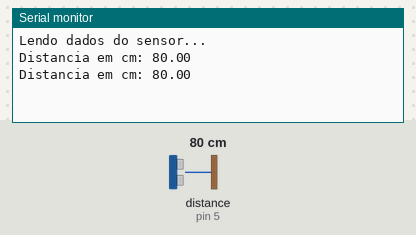
The sketch below on a simulated Arduino Uno, built with avr-gcc and run on an emulated ATmega328P. On the bench: the last lines printed to the serial monitor. The test bench sets the inputs (shaded band); at power-on: distance to the obstacle (sensor on pin 5) 80 cm. The echo pulse lasts 58.3 µs per cm.

Above: at 1.8 s.
1.9 s: distance to the obstacle (sensor on pin 5) set to 2 cm
At 2.8 s:
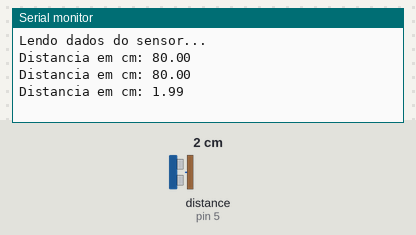
3.4 s: distance to the obstacle (sensor on pin 5) set to 4 cm
At 4.5 s:
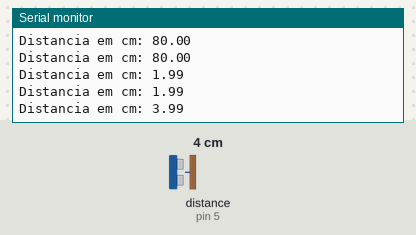
Timing chart, 0 to 6.4 s (numbered marks = the images above; inputs shaded):
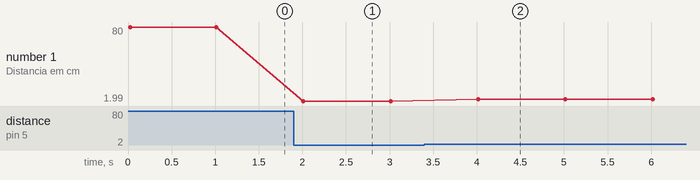

The sketch:

hcsr04_arduino.ino
```cpp
#include <Ultrasonic.h>
#define trigger 4 // Define o pino trigger para sinal enviado
#define echo 5 // Define o pino Echo para sinal de retorno
Ultrasonic ultrasonic(trigger, echo); // Inicializa o sensor nos pinos trigger e echo
void setup() {
  Serial.begin(9600); // Comunicação Serial
  Serial.println("Lendo dados do sensor..."); // Imprime no monitor Serial
}

void loop() {
  float cmSec; // Define número flutuante para distância
  long microsec = ultrasonic.timing(); // Função de tempo
  cmSec = ultrasonic.convert(microsec, Ultrasonic::CM); // Conversão para Centímetros
  // Exibe informações no Monitor Serial
  Serial.print("Distancia em cm: ");
  Serial.println(cmSec);
  delay(1000);
}
```

Measured:
- after the input at 1.9 s, the serial monitor: prints a new line after 0.11 s (image 1)
- after the input at 3.4 s, the serial monitor: prints a new line after 0.62 s (image 2)
- plotted number 1: 80 → 1.99 after the input at 1.9 s, 1.99 → 3.99 after the input at 3.4 s
